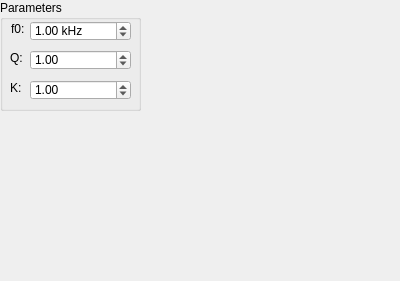
<?xml version="1.0" encoding="UTF-8"?>
<ui version="4.0">
 <class>Form</class>
 <widget class="QWidget" name="Form">
  <property name="geometry">
   <rect>
    <x>0</x>
    <y>0</y>
    <width>400</width>
    <height>281</height>
   </rect>
  </property>
  <property name="windowTitle">
   <string>Form</string>
  </property>
  <widget class="QGroupBox" name="groupBox_2">
   <property name="geometry">
    <rect>
     <x>0</x>
     <y>0</y>
     <width>141</width>
     <height>111</height>
    </rect>
   </property>
   <property name="minimumSize">
    <size>
     <width>141</width>
     <height>111</height>
    </size>
   </property>
   <property name="maximumSize">
    <size>
     <width>141</width>
     <height>111</height>
    </size>
   </property>
   <property name="title">
    <string>Parameters</string>
   </property>
   <widget class="QDoubleSpinBox" name="f0Box">
    <property name="geometry">
     <rect>
      <x>30</x>
      <y>21</y>
      <width>101</width>
      <height>20</height>
     </rect>
    </property>
    <property name="keyboardTracking">
     <bool>false</bool>
    </property>
    <property name="suffix">
     <string> kHz</string>
    </property>
    <property name="minimum">
     <double>0.010000000000000</double>
    </property>
    <property name="maximum">
     <double>1000.000000000000000</double>
    </property>
    <property name="value">
     <double>1.000000000000000</double>
    </property>
   </widget>
   <widget class="QLabel" name="label_3">
    <property name="geometry">
     <rect>
      <x>11</x>
      <y>21</y>
      <width>19</width>
      <height>16</height>
     </rect>
    </property>
    <property name="text">
     <string>f0: </string>
    </property>
   </widget>
   <widget class="QLabel" name="label_4">
    <property name="geometry">
     <rect>
      <x>10</x>
      <y>50</y>
      <width>41</width>
      <height>16</height>
     </rect>
    </property>
    <property name="text">
     <string>Q:</string>
    </property>
   </widget>
   <widget class="QDoubleSpinBox" name="QBox">
    <property name="geometry">
     <rect>
      <x>30</x>
      <y>50</y>
      <width>101</width>
      <height>20</height>
     </rect>
    </property>
    <property name="keyboardTracking">
     <bool>false</bool>
    </property>
    <property name="minimum">
     <double>0.100000000000000</double>
    </property>
    <property name="maximum">
     <double>100000.000000000000000</double>
    </property>
    <property name="value">
     <double>1.000000000000000</double>
    </property>
   </widget>
   <widget class="QDoubleSpinBox" name="KBox">
    <property name="geometry">
     <rect>
      <x>30</x>
      <y>80</y>
      <width>101</width>
      <height>20</height>
     </rect>
    </property>
    <property name="keyboardTracking">
     <bool>false</bool>
    </property>
    <property name="minimum">
     <double>0.010000000000000</double>
    </property>
    <property name="maximum">
     <double>100000.000000000000000</double>
    </property>
    <property name="value">
     <double>1.000000000000000</double>
    </property>
   </widget>
   <widget class="QLabel" name="label_5">
    <property name="geometry">
     <rect>
      <x>10</x>
      <y>80</y>
      <width>41</width>
      <height>16</height>
     </rect>
    </property>
    <property name="text">
     <string>K:</string>
    </property>
   </widget>
  </widget>
 </widget>
 <resources/>
 <connections/>
</ui>
